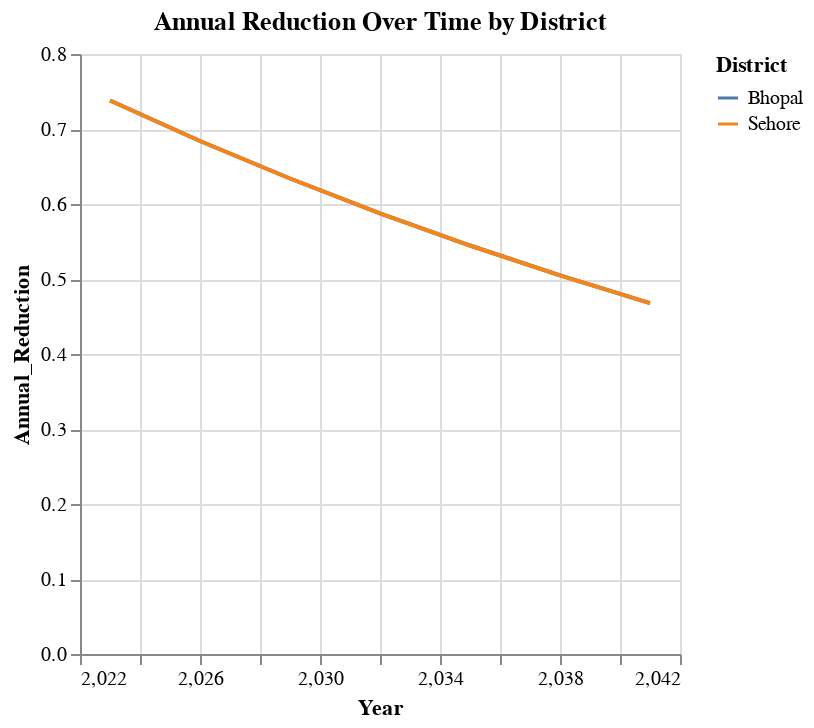

Notebook cell for this chart:
### Code cell
import altair as alt

# Create the Altair chart
chart = alt.Chart(future_df).mark_line().encode(
    x='Year',  # X-axis: Year
    y='Annual_Reduction',  # Y-axis: Annual Reduction
    color='District'  # Color the lines by district
).properties(
    title='Annual Reduction Over Time by District'  # Chart title
)

chart

### Figure 1 — Vega-Lite specification as saved in the notebook (floating-point values rounded to 4 significant figures)
{"config": {"view": {"continuousWidth": 300, "continuousHeight": 300}}, "data": {"name": "data-017248cd1f2b7195559e26f50818a580"}, "mark": {"type": "line"}, "encoding": {"color": {"field": "District", "type": "nominal"}, "x": {"field": "Year", "type": "quantitative"}, "y": {"field": "Annual_Reduction", "type": "quantitative"}}, "title": "Annual Reduction Over Time by District", "$schema": "https://vega.github.io/schema/vega-lite/v5.20.1.json", "datasets": {"data-017248cd1f2b7195559e26f50818a580": [{"District": "Bhopal", "Year": 2023, "Unnamed: 2": 1978.0, "Lagged_Availability": 37430.0, "Annual_Reduction": 0.738, "Interaction_Term": 74050000.0}, {"District": "Sehore", "Year": 2026, "Unnamed: 2": 4329.0, "Lagged_Availability": 78620.0, "Annual_Reduction": 0.684, "Interaction_Term": 340300000.0}, {"District": "Bhopal", "Year": 2029, "Unnamed: 2": 1978.0, "Lagged_Availability": 37430.0, "Annual_Reduction": 0.634, "Interaction_Term": 74050000.0}, {"District": "Sehore", "Year": 2032, "Unnamed: 2": 4329.0, "Lagged_Availability": 78620.0, "Annual_Reduction": 0.5876, "Interaction_Term": 340300000.0}, {"District": "Bhopal", "Year": 2035, "Unnamed: 2": 1978.0, "Lagged_Availability": 37430.0, "Annual_Reduction": 0.5446, "Interaction_Term": 74050000.0}, {"District": "Sehore", "Year": 2038, "Unnamed: 2": 4329.0, "Lagged_Availability": 78620.0, "Annual_Reduction": 0.5048, "Interaction_Term": 340300000.0}, {"District": "Bhopal", "Year": 2041, "Unnamed: 2": 1978.0, "Lagged_Availability": 37430.0, "Annual_Reduction": 0.4679, "Interaction_Term": 74050000.0}, {"District": "Sehore", "Year": 2023, "Unnamed: 2": 4329.0, "Lagged_Availability": 78620.0, "Annual_Reduction": 0.738, "Interaction_Term": 340300000.0}, {"District": "Bhopal", "Year": 2026, "Unnamed: 2": 1978.0, "Lagged_Availability": 37430.0, "Annual_Reduction": 0.684, "Interaction_Term": 74050000.0}, {"District": "Sehore", "Year": 2029, "Unnamed: 2": 4329.0, "Lagged_Availability": 78620.0, "Annual_Reduction": 0.634, "Interaction_Term": 340300000.0}, {"District": "Bhopal", "Year": 2032, "Unnamed: 2": 1978.0, "Lagged_Availability": 37430.0, "Annual_Reduction": 0.5876, "Interaction_Term": 74050000.0}, {"District": "Sehore", "Year": 2035, "Unnamed: 2": 4329.0, "Lagged_Availability": 78620.0, "Annual_Reduction": 0.5446, "Interaction_Term": 340300000.0}, {"District": "Bhopal", "Year": 2038, "Unnamed: 2": 1978.0, "Lagged_Availability": 37430.0, "Annual_Reduction": 0.5048, "Interaction_Term": 74050000.0}, {"District": "Sehore", "Year": 2041, "Unnamed: 2": 4329.0, "Lagged_Availability": 78620.0, "Annual_Reduction": 0.4679, "Interaction_Term": 340300000.0}]}}
